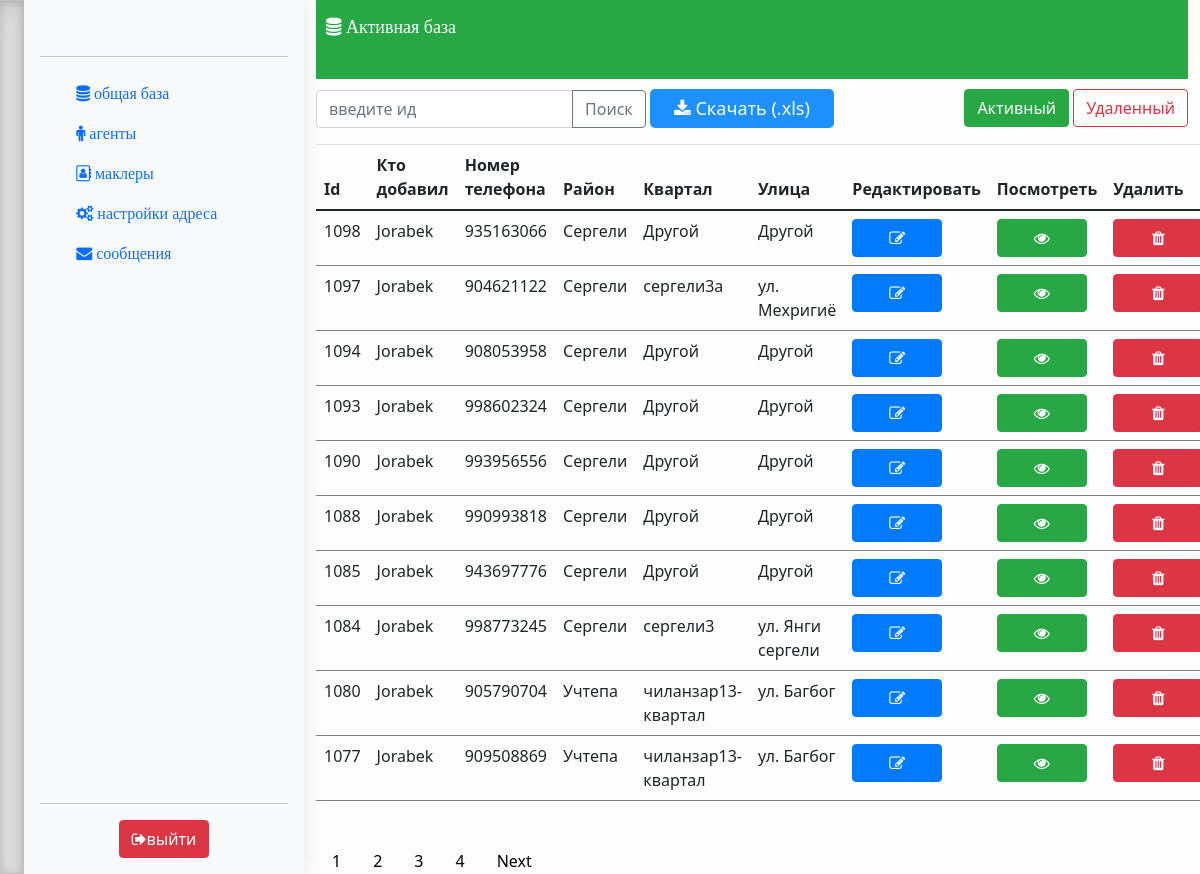
Screenshot of /main.php (signed in) with the database file from the repository.
### tables this page shows
CREATE TABLE IF NOT EXISTS `main_tbl` (
  `id` int(100) NOT NULL,
  `id_agent` varchar(100) NOT NULL,
  `name_agent` varchar(50) NOT NULL,
  `check_over_object` int(10) NOT NULL COMMENT 'ceh',
  `phone_number_owner` varchar(50) NOT NULL,
  `ownerName` varchar(50) NOT NULL,
  `startingPrice` int(10) NOT NULL,
  `section` varchar(20) NOT NULL,
  `typeOfHouse` varchar(50) NOT NULL DEFAULT 'другое',
  `locations` varchar(15) NOT NULL DEFAULT 'другое',
  `commercial` varchar(20) NOT NULL DEFAULT 'другое',
  `area` varchar(20) NOT NULL DEFAULT 'другое',
  `region` varchar(50) NOT NULL,
  `quarter` varchar(50) NOT NULL,
  `landmark` varchar(50) NOT NULL,
  `street` varchar(50) NOT NULL,
  `number_of_rooms` int(10) NOT NULL,
  `floor` int(10) NOT NULL,
  `number_of_floors` int(50) NOT NULL,
  `quadrature` varchar(50) NOT NULL,
  `balcony` varchar(50) NOT NULL,
  `bath_toilet` varchar(50) NOT NULL,
  `state_repair` varchar(50) NOT NULL,
  `type_of_walls` varchar(50) NOT NULL,
  `layout` varchar(50) NOT NULL,
  `type_of_building` varchar(50) NOT NULL,
  `end_face` varchar(50) NOT NULL,
  `furniture` varchar(50) NOT NULL,
  `technic` varchar(50) NOT NULL,
  `conditioner` varchar(50) NOT NULL,
  `kitchen` varchar(50) NOT NULL,
  `plast_window` varchar(50) NOT NULL,
  `ceiling_height` varchar(50) NOT NULL,
  `distance_from_road` varchar(50) NOT NULL,
  `underground` varchar(50) NOT NULL,
  `source` varchar(50) NOT NULL,
  `create_date` timestamp NOT NULL DEFAULT CURRENT_TIMESTAMP,
  `informator` varchar(50) NOT NULL,
  `infrastructure` varchar(50) NOT NULL,
  `redevelopment` varchar(50) NOT NULL,
  `parking` varchar(50) NOT NULL,
  `agent_description` varchar(200) NOT NULL,
  `elevator` varchar(50) NOT NULL,
  `roof` varchar(50) NOT NULL,
  `last_registration` varchar(50) NOT NULL,
  `registration` varchar(50) NOT NULL,
  `for_office` varchar(50) NOT NULL,
  `exclusive_contract` varchar(50) NOT NULL,
  `advertisement` varchar(50) NOT NULL,
  `user_name_deleted` varchar(50) NOT NULL,
  `delete_description` varchar(50) NOT NULL DEFAULT 'другое',
  `status_object` int(2) NOT NULL DEFAULT '0'
);

### main.php (the view, shortened to what this page needs)
<?php
include('settings.php');
include('bot_lib.php');
?>
<!doctype html>
<html lang="en">
<head><meta http-equiv="Content-Type" content="text/html; charset=utf-8">
    <link rel="stylesheet" href="https://stackpath.bootstrapcdn.com/bootstrap/4.3.1/css/bootstrap.min.css">
    <link href="css/sidebars.css" rel="stylesheet">
    <link href="css/bootstrap.min.css" rel="stylesheet">
    <link href="css/style.css" rel="stylesheet">
    <link href="css/alert.css" rel="stylesheet">
    <link rel="stylesheet" href="https://cdnjs.cloudflare.com/ajax/libs/font-awesome/4.7.0/css/font-awesome.min.css">
     </head>
  <body>
  <main>
  <?php include 'partSite/leftSite.php'; ?>
   <div class="container" style="overflow-x: auto;">
   <div style="width: 100%;height: 9%;background-color: #28a745;color: white;">
      <span style="position: relative;display: inline-block;font-size: 18px;padding: 13px 0 0 10px;border-left-width: 10px;">
        <i class="fa fa-database" aria-hidden="true">
        Активная база
        </i>
      </span><br>
    </div>
    <?php
    $per_page_record = 10;
    if(isset($_GET['page'])){
      $page = $_GET['page'];
    }
    else {
      $page = 1;
    }
    $start_from = ($page - 1) * $per_page_record;
    if (isset($id_object)) {
      $query = "SELECT * FROM main_tbl WHERE check_over_object='1' AND status_object='0' AND id='$id_object' ORDER by id DESC LIMIT  $start_from, $per_page_record";
    }else{
      $query = "SELECT * FROM main_tbl WHERE check_over_object='1' AND status_object='0'  ORDER by id DESC LIMIT  $start_from, $per_page_record";
    }
    $rs_result = mysqli_query ($connect, $query);
    ?>
      <div>
      <div style="display: inline-block;padding-top: 10px;float: right;">
        <button type="button" class="btn btn-outline-success" style="background-color: #28a745;color: white;">Активный</button>
        <a href="deleted_object_page.php">
        <button type="button" class="btn btn-outline-danger">Удаленный</button>
        </a>
      </div>
      <div style="display: inline-block;padding-top: 10px;">
          <div style="display:inline-block">
            <form action="<?php echo $_SERVER['PHP_SELF']; ?>" method="POST">
              <div class="input-group mb-3">
                <input type="text" class="form-control" placeholder="введите ид " name="id_object">
                <div class="input-group-append">
                  <button class="btn btn-outline-secondary" type="submit" name="search_id_object">Поиск</button>
                </div>
              </div>
            </form>
          </div>
          <a href="https://gstrategy.galaxytest.xyz/export.php" role="button">
            <div style="display:inline-block">
              <button class="bttn"><i class="fa fa-download"></i> Cкачать (.xls)</button>
            </div>
          </a>
      </div>
        <table class="table">
          <thead>
            <tr>
              <th style="width:10%">Id</th>
              <th style="width:14%">Кто добавил</th>
              <th style="width:14%">Номер телефона</th>
              <th style="width:14%">Район</th>
              <th style="width:14%">Квартал</th>
              <th style="width:14%">Улица</th>
              <th style="width:7%">Редактировать</th>
              <th style="width:7%">Посмотреть</th>
              <th style="width:6%">Удалить</th>
            </tr>
          </thead>
          <tbody>
    <?php
            while ($row = mysqli_fetch_array($rs_result)) {
            ?>
            <tr>
              <td><?php echo $row["id"]; ?></td>
              <td><?php echo $row["name_agent"]; ?></td>
              <td><?php echo $row["phone_number_owner"]; ?></td>
              <td><?php echo $row["region"]; ?></td>
              <td><?php echo $row["quarter"]; ?></td>
              <td><?php echo $row["street"]; ?></td>
              <td>
                <a href="editObject.php?id_object=<?php echo $row["id"]; ?>"><button class="btn btn-primary" style="width:90px;"><i class="fa fa-edit" aria-hidden="true"></i></button></a>
              </td>
              <td>
                <a href="viewObject.php?id_object=<?php echo $row["id"]; ?>"><button class="btn btn-success" style="width:90px;"><i class="fa fa-eye" aria-hidden="true"></i></button></a>
              </td>
              <td>
                <a href="delete.php?id_object=<?php echo $row["id"]; ?>" onclick="return confirm('Удалить?')" role="button"><button class="btn btn-danger" style="width:90px;"><i class="fa fa-trash" aria-hidden="true"></i></button></a>
              </td>
            </tr>
            <?php
                };
            ?>
          </tbody>
        </table>
     <div class="pagination">
      <?php
        $query = "SELECT COUNT(*) FROM main_tbl";
        $rs_result = mysqli_query($connect, $query);
        $row = mysqli_fetch_row($rs_result);
        $total_records = $row[0];
        $total_pages = ceil($total_records / $per_page_record);
        $pagLink = "";
        for ($i=1; $i<=$total_pages; $i++) {
          if ($i == $page) {
              $pagLink .= "<a class = 'active' href='main.php?page="
                                                .$i."'>".$i." </a>";
          }
          else  {
              $pagLink .= "<a href='main.php?page=".$i."'>
                                                ".$i." </a>";
          }
        };
        echo $pagLink;
        if($page<$total_pages){
            echo "<a href='main.php?page=".($page+1)."'>  Next </a>";
        }
      ?>
</div>
  </main>
  </body>
</html>

### partSite/leftSite.php (shortened to what this page needs)
<div class="b-example-divider"></div>
<div class="d-flex flex-column flex-shrink-0 p-3 bg-light" style="width: 280px;box-shadow: 0px 2px 18px rgba(0, 0, 0, 0.1);">
  <a href="/" class="d-flex align-items-center mb-3 mb-md-0 me-md-auto link-dark text-decoration-none">
  </a>
  <hr>
  <ul class="nav nav-pills flex-column mb-auto">
    <li class="nav-item">
      <a href="main.php" class="nav-link link-dark" aria-current="page">
        <svg class="bi me-2" width="16" height="16"><use xlink:href="#home"/></svg>
        <i class="fa fa-database" aria-hidden="true">
        общая база
        </i>
      </a>
    </li>
    <li>
      <a href="agents.php" class="nav-link link-dark">
        <svg class="bi me-2" width="16" height="16"><use xlink:href="#speedometer2"/></svg>
        <i class="fa fa-male" aria-hidden="true">
        агенты
        </i>
      </a>
    </li>
    <li>
      <a href="brokers.php" class="nav-link link-dark">
        <svg class="bi me-2" width="16" height="16"><use xlink:href="#grid"/></svg>
        <i class="fa fa-address-book-o" aria-hidden="true">
        маклеры
        </i>
      </a>
    </li>
    <li>
      <a href="address_settings.php" class="nav-link link-dark">
        <svg class="bi me-2" width="16" height="16"><use xlink:href="#speedometer2"/></svg>
        <i class="fa fa-cogs" aria-hidden="true">
        настройки адреса
        </i>
      </a>
    </li>
    <li>
      <a href="mail.php" class="nav-link link-dark">
        <svg class="bi me-2" width="16" height="16"><use xlink:href="#chat-quote-fill"/></svg>
        <i class="fa fa-envelope" aria-hidden="true">
        сообщения
        </i>
      </a>
    </li>
  </ul>
  <hr>
    <div style="margin:0px auto 0px auto;">
    <a href="logout.php" style="text-decoration: none; color: white;" >
    <button type="button" class="btn btn-danger"><i class="fa fa-sign-out" aria-hidden="true"></i>выйти</button>
    </a>
    </div>
</div>

### css/sidebars.css (style rules this page uses)
body { min-height: 100vh; min-height: -webkit-fill-available; }
html { height: -webkit-fill-available; }
main { display: flex; flex-wrap: nowrap; height: 100vh; height: -webkit-fill-available; max-height: 100vh; overflow-x: auto; overflow-y: hidden; }
.b-example-divider { flex-shrink: 0; width: 1.5rem; height: 100vh; background-color: rgba(0, 0, 0, .1); border: solid rgba(0, 0, 0, .15); border-width: 1px 0; box-shadow: inset 0 .5em 1.5em rgba(0, 0, 0, .1), inset 0 .125em .5em rgba(0, 0, 0, .15); }
.bi { vertical-align: -.125em; pointer-events: none; fill: currentColor; }

### css/style.css (style rules this page uses)
a:link { text-decoration: none; }
.pagination { display: inline-block; padding: 0px 0px 0px 0px; }
.pagination a { color: black; float: left; padding: 8px 16px; text-decoration: none; }
.bttn { background-color: DodgerBlue; border: none; border-radius: 5px; color: white; padding: 6px 24px; font-size: 18px; }

### main.php (style rules this page uses)
body { background-color:#00800003; }

### rows the page displays
main_tbl: id "1098", name_agent "Jorabek", phone_number_owner "935163066", region "Сергели", quarter "Другой", street "Другой"
main_tbl: id "1097", name_agent "Jorabek", phone_number_owner "904621122", region "Сергели", quarter "сергели3а", street "ул. Мехригиё"
main_tbl: id "1094", name_agent "Jorabek", phone_number_owner "908053958", region "Сергели", quarter "Другой", street "Другой"
main_tbl: id "1093", name_agent "Jorabek", phone_number_owner "998602324", region "Сергели", quarter "Другой", street "Другой"
main_tbl: id "1090", name_agent "Jorabek", phone_number_owner "993956556", region "Сергели", quarter "Другой", street "Другой"
main_tbl: id "1088", name_agent "Jorabek", phone_number_owner "990993818", region "Сергели", quarter "Другой", street "Другой"
main_tbl: id "1085", name_agent "Jorabek", phone_number_owner "943697776", region "Сергели", quarter "Другой", street "Другой"
main_tbl: id "1084", name_agent "Jorabek", phone_number_owner "998773245", region "Сергели", quarter "сергели3", street "ул. Янги сергели"
main_tbl: id "1080", name_agent "Jorabek", phone_number_owner "905790704", region "Учтепа", quarter "чиланзар13-квартал", street "ул. Багбог"
main_tbl: id "1077", name_agent "Jorabek", phone_number_owner "909508869", region "Учтепа", quarter "чиланзар13-квартал", street "ул. Багбог"
